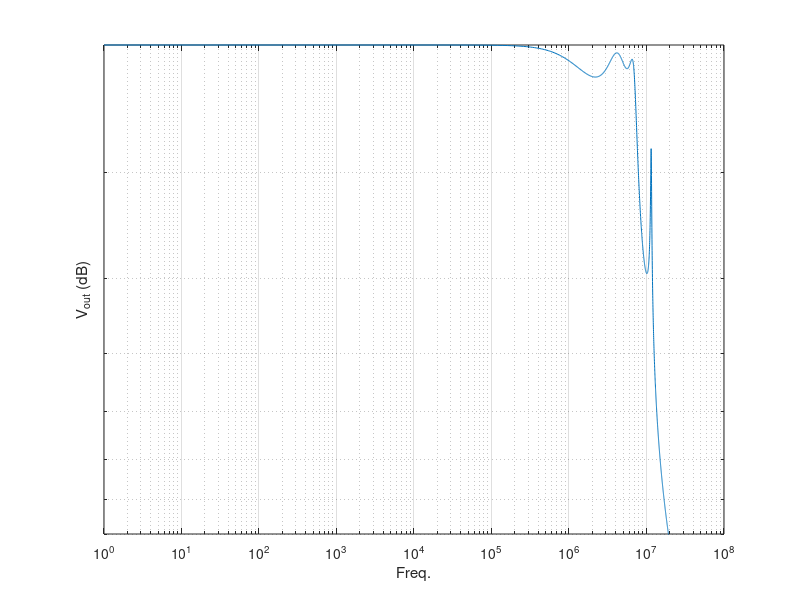
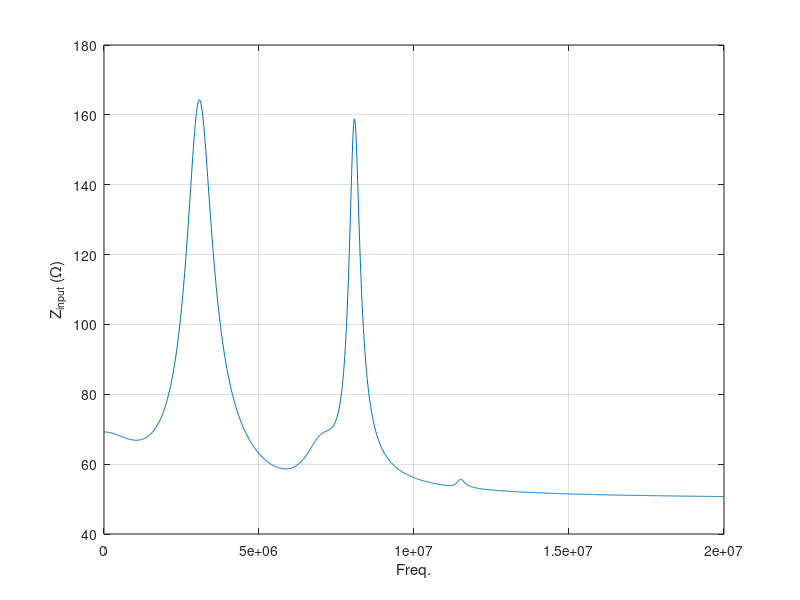

Source code (MATLAB) for these figures, in order:
function simulatecircuit4()
    addpath("stamps/");
    addpath("test-circuits/");
    
    load("circuit4.mat", 'G', 'C', 'b');

    % The output node
    output_node = 12;
    voltage_source_current_row = 17;

    % Simulation params
    num_points = 1000;
    f_start = 1;
    f_end = 20*10^6;
    freqs = linspace(f_start, f_end, num_points);
    Vout = zeros(num_points, 1);
    input_impedence = zeros(num_points, 1);
    
    % Fequency domain solution
    % s = j*2pi*f
    for i=1:num_points
        s = 1i * 2* pi * freqs(i);
        A = G + s*C;
        [L, U, P, Q] = lu(A, 0.01);
        z = L \ (P*b);
        y = U\z;
        sols = Q*y;
        Vout(i) = abs(sols(output_node));
        input_impedence(i) = 1 / abs(sols(voltage_source_current_row));
    end
    
    figure('Name', 'Freq. Domain (circuit4)')
    loglog(freqs, 20*log10(Vout));
    ylim([-80 0]);
    grid on;
    xlabel('Freq.')
    ylabel('V_{out} (dB)')

    figure('Name', 'Input Impdence (circuit4)')
    plot(freqs, input_impedence);
    grid on;
    xlabel('Freq.')
    ylabel('Z_{input} (\Omega)')

end